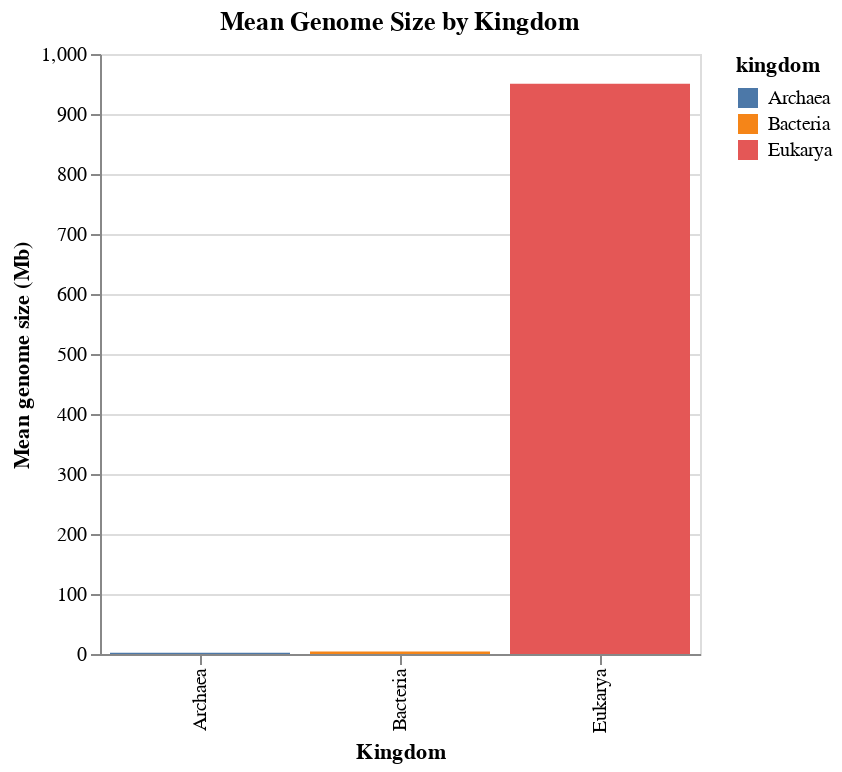

This figure's notebook cell:
### Markdown cell above
Let's make a quick bar chart of mean genome size by kingdom using `groupby` + Altair.

Altair uses single-letter encoding type suffixes:
- **`:N`** — nominal (categorical, unordered) data like kingdom names
- **`:Q`** — quantitative (numeric, continuous) data like genome size
- **`:O`** — ordinal (ordered categories) and **`:T`** — temporal (dates/times)

### Code cell
import altair as alt

kingdom_means = df.groupby('kingdom')['genome_size_mb'].mean().reset_index()

alt.Chart(kingdom_means).mark_bar().encode(
    x=alt.X('kingdom:N', title='Kingdom'),
    y=alt.Y('genome_size_mb:Q', title='Mean genome size (Mb)'),
    color='kingdom:N'
).properties(
    width=300,
    title='Mean Genome Size by Kingdom'
)

### Figure 1 — Vega-Lite specification as saved in the notebook (floating-point values rounded to 4 significant figures)
{"config": {"view": {"continuousWidth": 300, "continuousHeight": 300}}, "data": {"name": "data-deda78ca1c08c51c549fbe63f250e99b"}, "mark": {"type": "bar"}, "encoding": {"color": {"field": "kingdom", "type": "nominal"}, "x": {"field": "kingdom", "title": "Kingdom", "type": "nominal"}, "y": {"field": "genome_size_mb", "title": "Mean genome size (Mb)", "type": "quantitative"}}, "title": "Mean Genome Size by Kingdom", "width": 300, "$schema": "https://vega.github.io/schema/vega-lite/v5.20.1.json", "datasets": {"data-deda78ca1c08c51c549fbe63f250e99b": [{"kingdom": "Archaea", "genome_size_mb": 2.15}, {"kingdom": "Bacteria", "genome_size_mb": 4.1}, {"kingdom": "Eukarya", "genome_size_mb": 950.5}]}}
